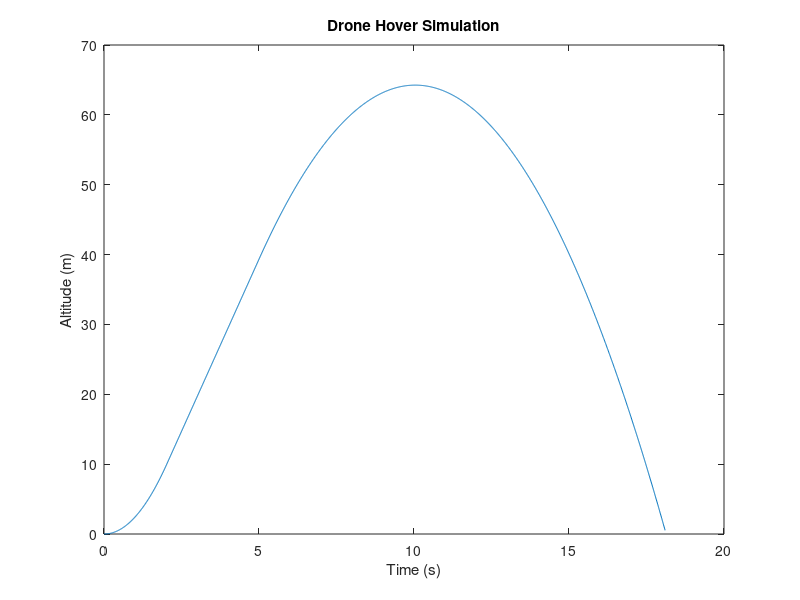

The MATLAB script that drew this image:
% I defined the parameters
g=9.81;
Time=18.1;
dt=0.01;

t = 0:dt:Time; % Create a time vector from 0 to Time with increments of dt
n=length(t);
S=zeros(1,n);
a=zeros(1,n);
v=zeros(1,n);

% Drone mass and thrust data
num_of_propellers = 4;
thrust_per_proeller = 394; %estimated thrust per propeller(grams)
thrust_total = num_of_propellers * thrust_per_proeller; % Total thrust generated by the drone
m = 150*0.001; %estimated drone weight(kilograms)

%Convert grams to newtons (Using 1gram = 0.00981N)
thrust_total_N = thrust_total * 0.00981; % Convert total thrust to newtons
drone_weight_N = m * g; % Convert drone weight to newtons

% Calculate acceleration, velocity, and position over time using Eulers method
for i = 1:n-1
    % Realistic thrust: 1.2× weight during takeoff
     if t(i) <= 2
        thrust_now = 1.5 * m * g;  % Takeoff (20%+ more thrust)
    elseif t(i) <= 5
        thrust_now = 1.0 * m * g;  % Hover (just equal to weight)
    else
        thrust_now = 0.8 * m * g;  % Landing (gentle descent)
    
    end

    a(i) = (thrust_now - m * g) / m;
    v(i+1) = v(i) + a(i) * dt;
    S(i+1) = S(i) + v(i) * dt;
end


plot(t, S);
xlabel('Time (s)');
ylabel('Altitude (m)');
title('Drone Hover Simulation');
